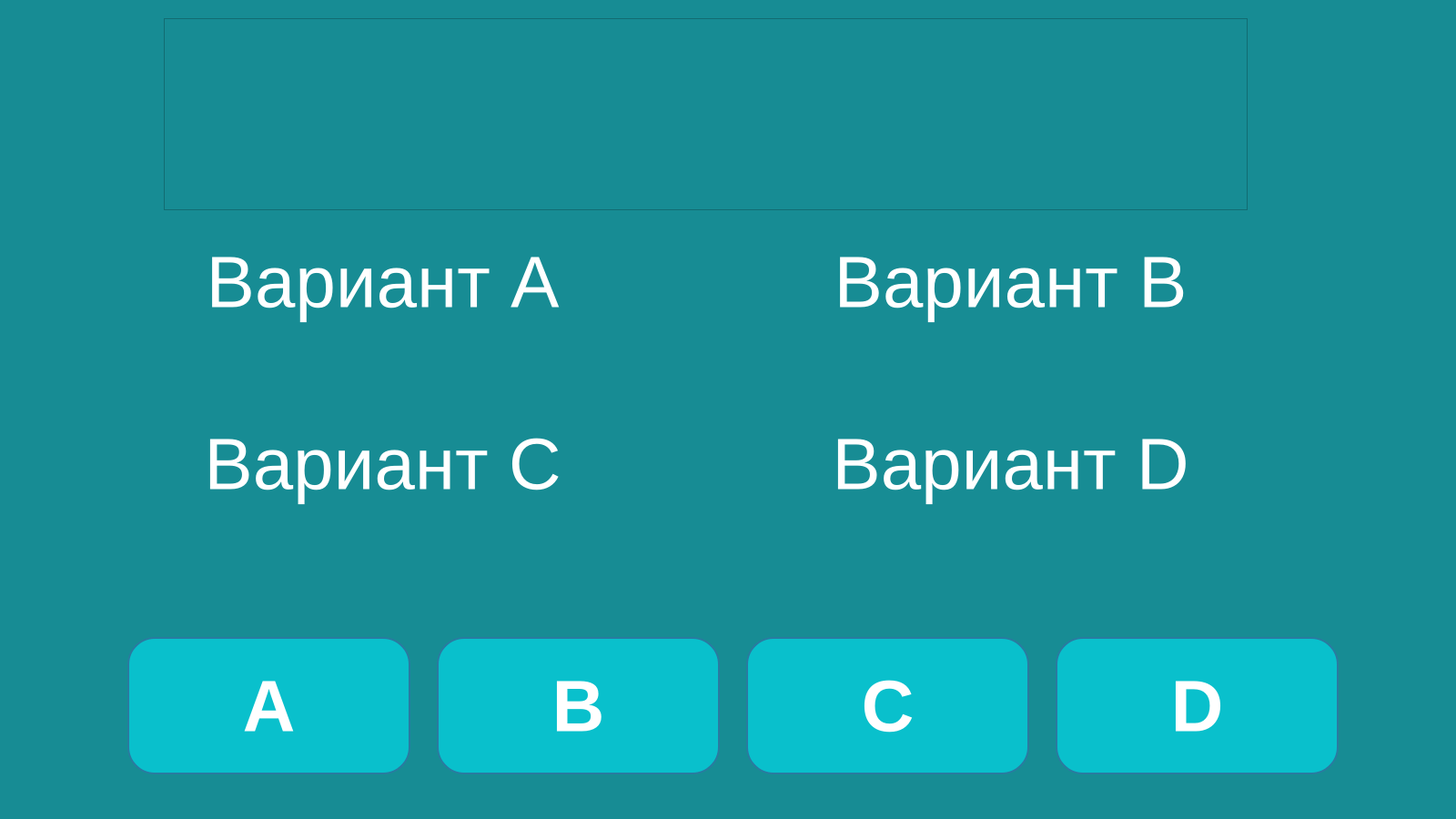
<?xml version="1.0" encoding="UTF-8"?>
<ui version="4.0">
 <class>MainWindow</class>
 <widget class="QMainWindow" name="MainWindow">
  <property name="geometry">
   <rect>
    <x>0</x>
    <y>0</y>
    <width>1600</width>
    <height>900</height>
   </rect>
  </property>
  <property name="windowTitle">
   <string>MainWindow</string>
  </property>
  <property name="styleSheet">
   <string notr="true">QWidget{
	background: #178c94;
}
QLabel{
	color: rgb(255, 255, 255);
}
QLineEdit { 
	background: #09C0CC ; 
	color: white;
	border : 2px solid #297BA0;
	border-radius: 30px;    
}

QPushButton { 
	background: #09C0CC ; 
	color: white;
	border : 2px solid #297BA0;
	border-radius: 30px;    
}</string>
  </property>
  <widget class="QWidget" name="centralwidget">
   <widget class="QLabel" name="answer_a">
    <property name="geometry">
     <rect>
      <x>70</x>
      <y>240</y>
      <width>701</width>
      <height>139</height>
     </rect>
    </property>
    <property name="font">
     <font>
      <family>Arial</family>
      <pointsize>60</pointsize>
      <weight>50</weight>
      <italic>false</italic>
      <bold>false</bold>
      <underline>false</underline>
      <strikeout>false</strikeout>
      <kerning>true</kerning>
     </font>
    </property>
    <property name="text">
     <string>Вариант А</string>
    </property>
    <property name="alignment">
     <set>Qt::AlignCenter</set>
    </property>
   </widget>
   <widget class="QPushButton" name="button_a">
    <property name="geometry">
     <rect>
      <x>140</x>
      <y>700</y>
      <width>311</width>
      <height>151</height>
     </rect>
    </property>
    <property name="minimumSize">
     <size>
      <width>300</width>
      <height>100</height>
     </size>
    </property>
    <property name="font">
     <font>
      <family>Arial</family>
      <pointsize>60</pointsize>
      <weight>75</weight>
      <bold>true</bold>
     </font>
    </property>
    <property name="text">
     <string>А</string>
    </property>
   </widget>
   <widget class="QPushButton" name="button_b">
    <property name="geometry">
     <rect>
      <x>480</x>
      <y>700</y>
      <width>311</width>
      <height>151</height>
     </rect>
    </property>
    <property name="minimumSize">
     <size>
      <width>300</width>
      <height>100</height>
     </size>
    </property>
    <property name="font">
     <font>
      <family>Arial</family>
      <pointsize>60</pointsize>
      <weight>75</weight>
      <bold>true</bold>
     </font>
    </property>
    <property name="text">
     <string>B</string>
    </property>
   </widget>
   <widget class="QPushButton" name="button_c">
    <property name="geometry">
     <rect>
      <x>820</x>
      <y>700</y>
      <width>311</width>
      <height>151</height>
     </rect>
    </property>
    <property name="minimumSize">
     <size>
      <width>300</width>
      <height>100</height>
     </size>
    </property>
    <property name="font">
     <font>
      <family>Arial</family>
      <pointsize>60</pointsize>
      <weight>75</weight>
      <bold>true</bold>
     </font>
    </property>
    <property name="text">
     <string>C</string>
    </property>
   </widget>
   <widget class="QPushButton" name="button_d">
    <property name="geometry">
     <rect>
      <x>1160</x>
      <y>700</y>
      <width>311</width>
      <height>151</height>
     </rect>
    </property>
    <property name="minimumSize">
     <size>
      <width>300</width>
      <height>100</height>
     </size>
    </property>
    <property name="font">
     <font>
      <family>Arial</family>
      <pointsize>60</pointsize>
      <weight>75</weight>
      <bold>true</bold>
     </font>
    </property>
    <property name="text">
     <string>D</string>
    </property>
   </widget>
   <widget class="QLabel" name="answer_b">
    <property name="geometry">
     <rect>
      <x>760</x>
      <y>240</y>
      <width>701</width>
      <height>139</height>
     </rect>
    </property>
    <property name="font">
     <font>
      <family>Arial</family>
      <pointsize>60</pointsize>
      <weight>50</weight>
      <italic>false</italic>
      <bold>false</bold>
      <underline>false</underline>
      <strikeout>false</strikeout>
      <kerning>true</kerning>
     </font>
    </property>
    <property name="text">
     <string>Вариант B</string>
    </property>
    <property name="alignment">
     <set>Qt::AlignCenter</set>
    </property>
   </widget>
   <widget class="QLabel" name="answer_c">
    <property name="geometry">
     <rect>
      <x>70</x>
      <y>440</y>
      <width>701</width>
      <height>139</height>
     </rect>
    </property>
    <property name="font">
     <font>
      <family>Arial</family>
      <pointsize>60</pointsize>
      <weight>50</weight>
      <italic>false</italic>
      <bold>false</bold>
      <underline>false</underline>
      <strikeout>false</strikeout>
      <kerning>true</kerning>
     </font>
    </property>
    <property name="text">
     <string>Вариант C</string>
    </property>
    <property name="alignment">
     <set>Qt::AlignCenter</set>
    </property>
   </widget>
   <widget class="QLabel" name="answer_d">
    <property name="geometry">
     <rect>
      <x>760</x>
      <y>440</y>
      <width>701</width>
      <height>139</height>
     </rect>
    </property>
    <property name="font">
     <font>
      <family>Arial</family>
      <pointsize>60</pointsize>
      <weight>50</weight>
      <italic>false</italic>
      <bold>false</bold>
      <underline>false</underline>
      <strikeout>false</strikeout>
      <kerning>true</kerning>
     </font>
    </property>
    <property name="text">
     <string>Вариант D</string>
    </property>
    <property name="alignment">
     <set>Qt::AlignCenter</set>
    </property>
   </widget>
   <widget class="QPlainTextEdit" name="Question">
    <property name="geometry">
     <rect>
      <x>180</x>
      <y>20</y>
      <width>1191</width>
      <height>211</height>
     </rect>
    </property>
    <property name="font">
     <font>
      <family>Arial</family>
      <pointsize>60</pointsize>
      <weight>75</weight>
      <bold>true</bold>
     </font>
    </property>
    <property name="layoutDirection">
     <enum>Qt::LeftToRight</enum>
    </property>
    <property name="styleSheet">
     <string notr="true">color: rgb(255, 255, 255);</string>
    </property>
    <property name="frameShadow">
     <enum>QFrame::Sunken</enum>
    </property>
    <property name="readOnly">
     <bool>true</bool>
    </property>
    <property name="plainText">
     <string/>
    </property>
    <property name="textInteractionFlags">
     <set>Qt::NoTextInteraction</set>
    </property>
   </widget>
  </widget>
  <widget class="QMenuBar" name="menubar">
   <property name="geometry">
    <rect>
     <x>0</x>
     <y>0</y>
     <width>1600</width>
     <height>21</height>
    </rect>
   </property>
  </widget>
  <widget class="QStatusBar" name="statusbar"/>
 </widget>
 <resources/>
 <connections/>
</ui>
